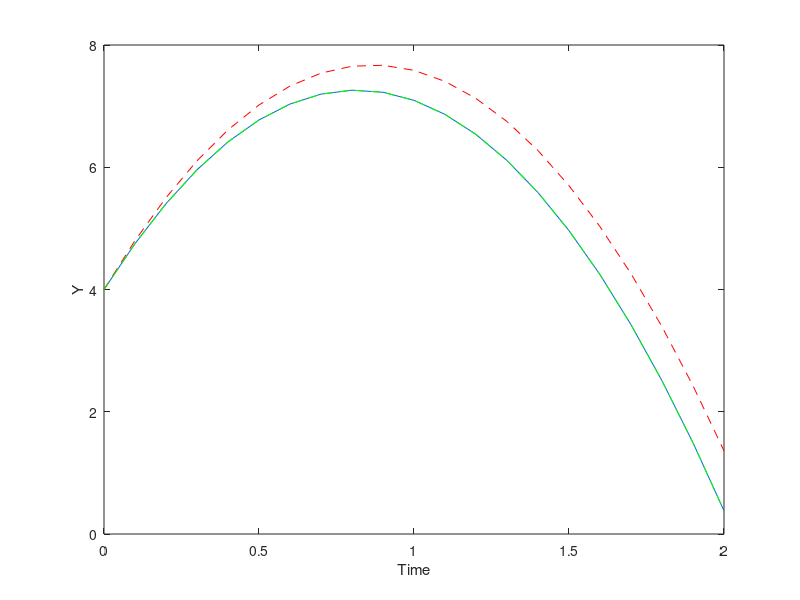

This chart was generated by the following MATLAB code:
clear
clc
close all

timestep = 0.1;

t = 0:timestep:2;

m = 1;
v0 = 8;
y0 = 4;
g = 9.81;

y_analytical = y0 + v0*t - (1/2)*g*t.^2;
v_analytical = v0 - g*t;

yk = y0;
ykdot = v0;
xk = [yk;ykdot];

xkH = xk;

y_numerical = zeros(1,length(t));
y_numerical_Heun = y_numerical;

ydd = -g;

for idx = 1:length(t)
    
    %%%%Save my state
    y_numerical(idx) = xk(1);
    y_numerical_Heun(idx) = xkH(1);
            
    %%%%Integrate my state
    %yk1 = yk+ykdot*timestep;
    %yk1dot = ykdot + ydd*timestep;
    xkdot = [xk(2);-g];
    xk1 = xk + xkdot*timestep;
    
    k1 = [xkH(2);-g];
    xL = xkH + k1*timestep;
    k2 = [xL(2);-g];
    phi = 0.5*(k1 + k2);
    xk1H = xkH + timestep*phi;
        
    %%%%Step my state
    %yk = yk1;
    %ykdot = yk1dot;
    xk = xk1;
    
    xkH = xk1H;
    
end

figure()
plot(t,y_analytical)
hold on
plot(t,y_numerical,'r--')
plot(t,y_numerical_Heun,'g--')
xlabel('Time')
ylabel('Y')

